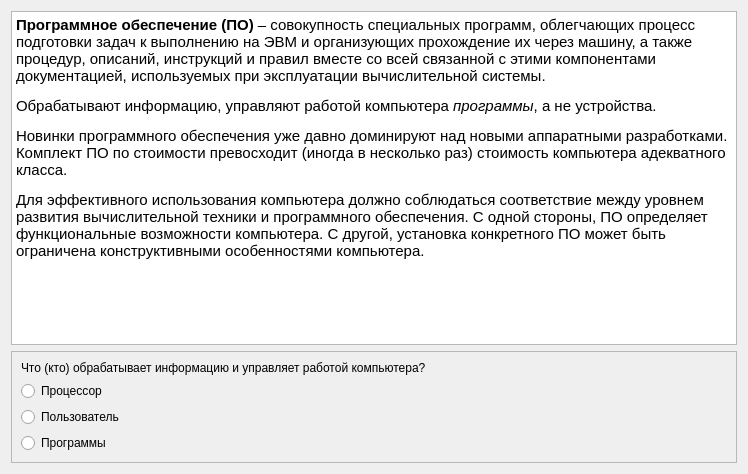
          <widget class="QWidget" name="scrollAreaWidgetContents_2">
           <property name="geometry">
            <rect>
             <x>0</x>
             <y>0</y>
             <width>748</width>
             <height>474</height>
            </rect>
           </property>
           <layout class="QVBoxLayout" name="verticalLayout_7">
            <item>
             <widget class="QTextEdit" name="textEdit_2">
              <property name="html">
               <string>&lt;!DOCTYPE HTML PUBLIC &quot;-//W3C//DTD HTML 4.0//EN&quot; &quot;http://www.w3.org/TR/REC-html40/strict.dtd&quot;&gt;
&lt;html&gt;&lt;head&gt;&lt;meta name=&quot;qrichtext&quot; content=&quot;1&quot; /&gt;&lt;style type=&quot;text/css&quot;&gt;
p, li { white-space: pre-wrap; }
&lt;/style&gt;&lt;/head&gt;&lt;body style=&quot; font-family:'MS Shell Dlg 2'; font-size:7.8pt; font-weight:400; font-style:normal;&quot;&gt;
&lt;p style=&quot; margin-top:12px; margin-bottom:12px; margin-left:0px; margin-right:0px; -qt-block-indent:0; text-indent:0px;&quot;&gt;&lt;span style=&quot; font-size:11pt; font-weight:600;&quot;&gt;Программное обеспечение (ПО)&lt;/span&gt;&lt;span style=&quot; font-size:11pt;&quot;&gt; – совокупность специальных программ, облегчающих процесс подготовки задач к выполнению на ЭВМ и организующих прохождение их через машину, а также процедур, описаний, инструкций и правил вместе со всей связанной с этими компонентами документацией, используемых при эксплуатации вычислительной системы. &lt;/span&gt;&lt;/p&gt;
&lt;p style=&quot; margin-top:12px; margin-bottom:12px; margin-left:0px; margin-right:0px; -qt-block-indent:0; text-indent:0px;&quot;&gt;&lt;span style=&quot; font-size:11pt;&quot;&gt;Обрабатывают информацию, управляют работой компьютера &lt;/span&gt;&lt;span style=&quot; font-size:11pt; font-style:italic;&quot;&gt;программы&lt;/span&gt;&lt;span style=&quot; font-size:11pt;&quot;&gt;, а не устройства. &lt;/span&gt;&lt;/p&gt;
&lt;p style=&quot; margin-top:12px; margin-bottom:12px; margin-left:0px; margin-right:0px; -qt-block-indent:0; text-indent:0px;&quot;&gt;&lt;span style=&quot; font-size:11pt;&quot;&gt;Новинки программного обеспечения уже давно доминируют над новыми аппаратными разработками. Комплект ПО по стоимости превосходит (иногда в несколько раз) стоимость компьютера адекватного класса. &lt;/span&gt;&lt;/p&gt;
&lt;p style=&quot; margin-top:12px; margin-bottom:12px; margin-left:0px; margin-right:0px; -qt-block-indent:0; text-indent:0px;&quot;&gt;&lt;span style=&quot; font-size:11pt;&quot;&gt;Для эффективного использования компьютера должно соблюдаться соответствие между уровнем развития вычислительной техники и программного обеспечения. С одной стороны, ПО определяет функциональные возможности компьютера. С другой, установка конкретного ПО может быть ограничена конструктивными особенностями компьютера. &lt;/span&gt;&lt;/p&gt;&lt;/body&gt;&lt;/html&gt;</string>
              </property>
             </widget>
            </item>
            <item>
             <widget class="QFrame" name="frame_2">
              <property name="frameShape">
               <enum>QFrame::StyledPanel</enum>
              </property>
              <property name="frameShadow">
               <enum>QFrame::Raised</enum>
              </property>
              <layout class="QVBoxLayout" name="verticalLayout_6">
               <item>
                <widget class="QLabel" name="label_2">
                 <property name="text">
                  <string>Что (кто) обрабатывает информацию и управляет работой компьютера? </string>
                 </property>
                </widget>
               </item>
               <item>
                <widget class="QRadioButton" name="radioButton_4">
                 <property name="text">
                  <string>Процессор</string>
                 </property>
                 <attribute name="buttonGroup">
                  <string notr="true">buttonGroup_2</string>
                 </attribute>
                </widget>
               </item>
               <item>
                <widget class="QRadioButton" name="radioButton_5">
                 <property name="text">
                  <string>Пользователь</string>
                 </property>
                 <attribute name="buttonGroup">
                  <string notr="true">buttonGroup_2</string>
                 </attribute>
                </widget>
               </item>
               <item>
                <widget class="QRadioButton" name="radioButton_6">
                 <property name="text">
                  <string>Программы</string>
                 </property>
                 <attribute name="buttonGroup">
                  <string notr="true">buttonGroup_2</string>
                 </attribute>
                </widget>
               </item>
              </layout>
             </widget>
            </item>
           </layout>
          </widget>
